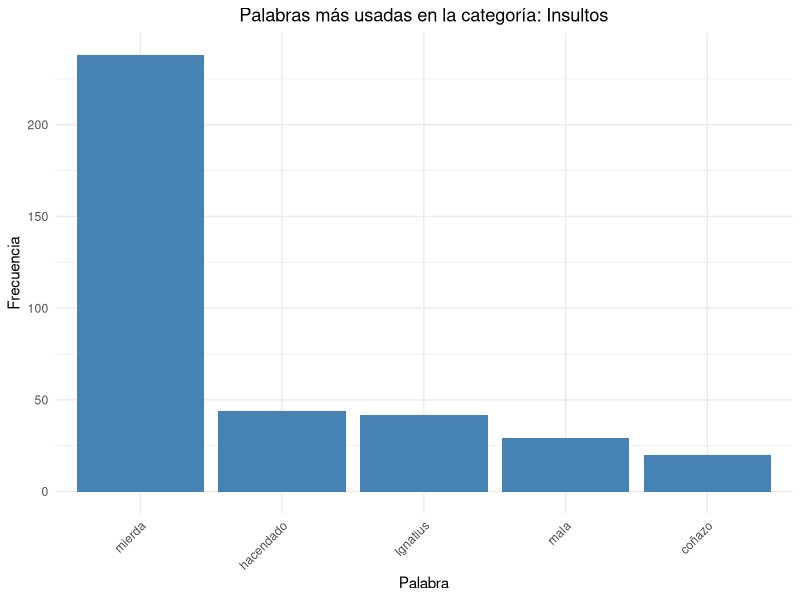
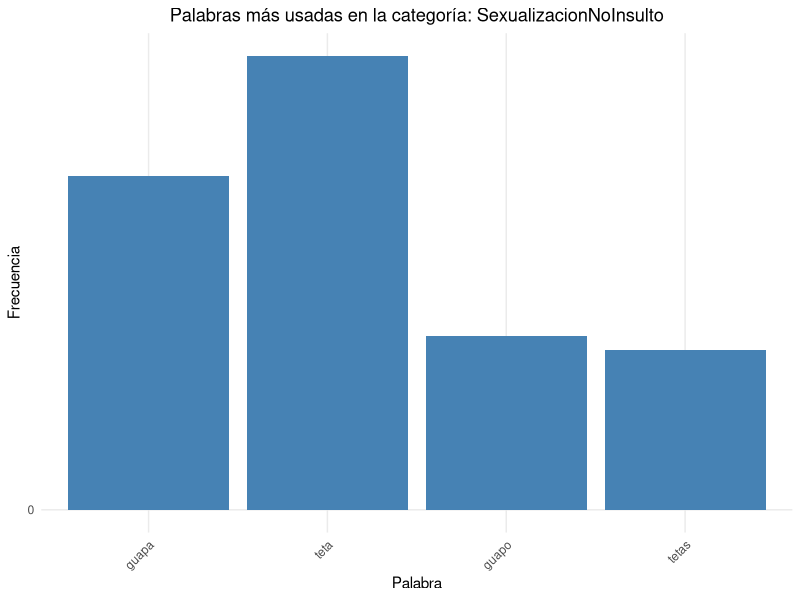
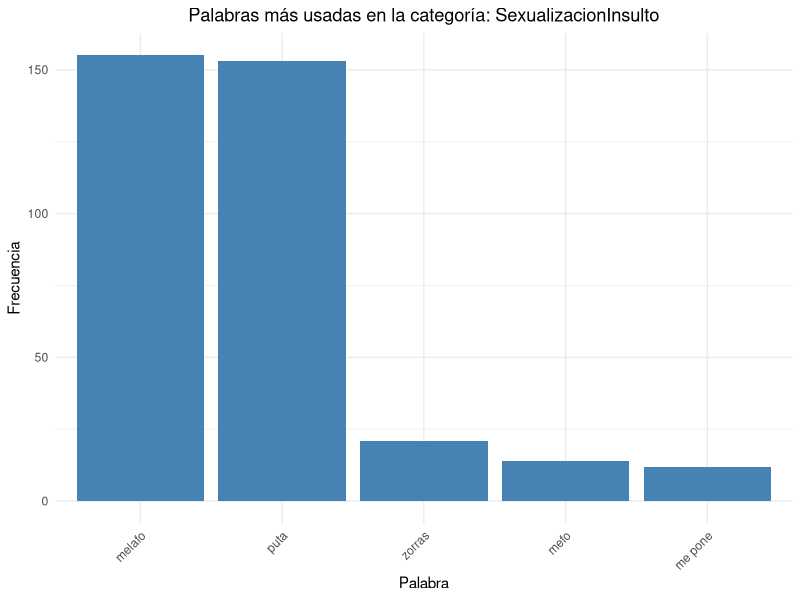
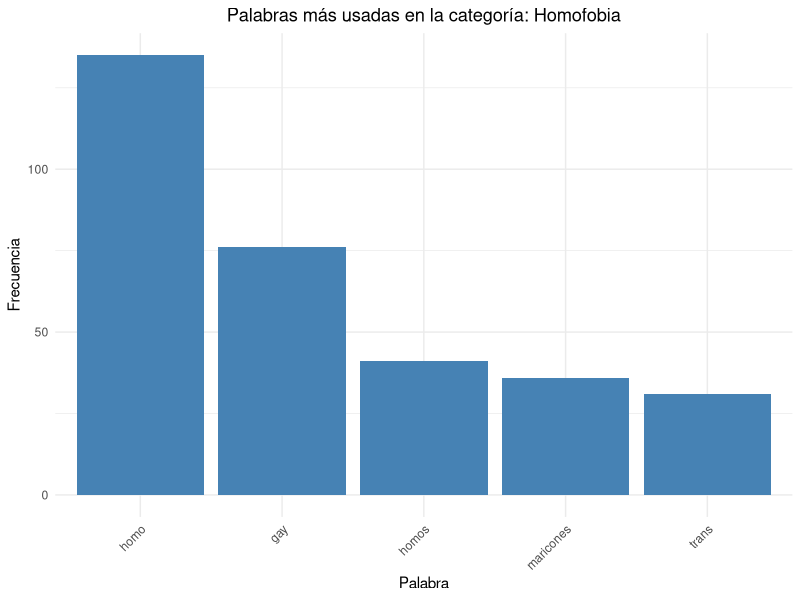
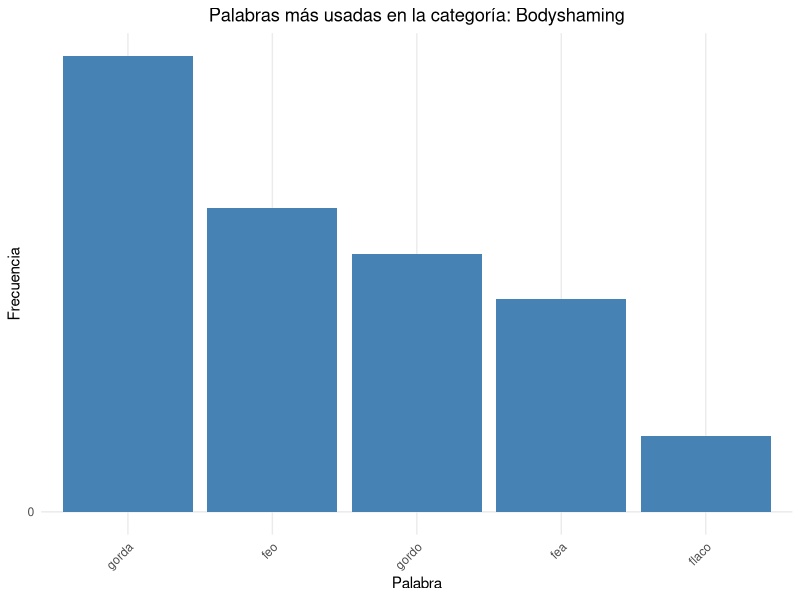
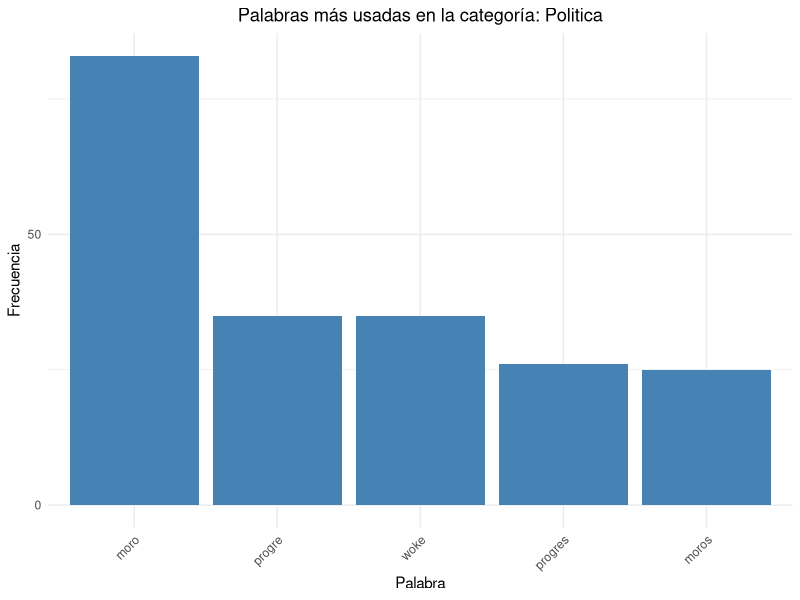
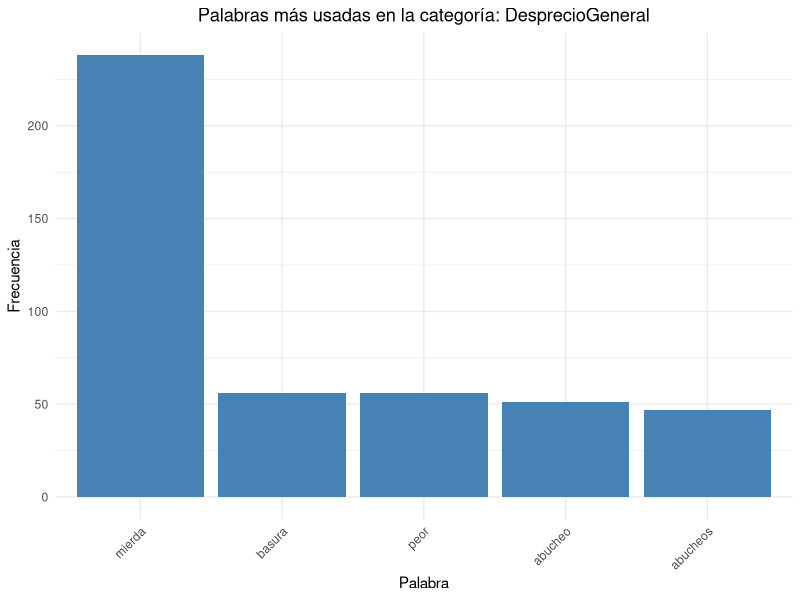

Write R code to recreate these figures, in order.
library(tidyverse)
library(readxl)
library(ggplot2)
library(stringr)


clean_data <- read_excel("ForoData.xlsx")

#DICCIONARIO, CAMBIAR CUANDO SE CAMBIE EL OTRO SCRIPT

library(tidyverse)
library(readxl)
library(ggplot2)
library(stringr)

clean_data <- read_excel("ForoData.xlsx")


#DICCIONARIO
Insultos=c("idiota", "idiotas", "estúpido", "estúpida", "estúpidos", "estúpidas", "imbécil", "imbéciles", "tonto", "tonta", "tontos", "tontas", "gilipollas", "capullo", "capulla", "capullos", "capullas", "payaso", "payasa", "payasos", "payasas", "cabrón", "cabrona", "cabrones", "cabronas", "subnormal", "subnormales", "hijo de puta", "hija de puta", "hijos de puta", "hijas de puta", "cretino", "cretina", "cretinos", "cretinas", "mamón", "mamona", "mamones", "mamonas", "caraculo", "caraculos", "miserable", "miserables", "bobo", "boba", "bobos", "bobas", "lameculos", "pelota", "pelotas", "soplagaitas", "cabestro", "cabestros", "tarado", "tarada", "tarados", "taradas", "jilipollas", "zángano", "zángana", "zánganos", "zánganas", "zopenco", "zopenca", "zopencos", "zopencas", "lechón", "lechona", "lechones", "lechonas", "cachondo", "cachonda", "cachondos", "cachondas", "pardillo", "pardilla", "pardillos", "pardillas", "desgraciado", "desgraciada", "desgraciados", "desgraciadas", "cenutrio", "cenutria", "cenutrios", "cenutrias", "petardo", "petarda", "petardos", "petardas", "chupatintas", "chupatintas", "mamonazo", "mamonaza", "mamonazos", "mamonazas", "mierda", "mierdas", "farsante", "farsantes", "gañán", "gañana", "gañanes", "gañanas", "mequetrefe", "mequetrefes", "botarate", "botarates", "tontolaba", "tontolabas", "imbécil de mierda", "imbéciles de mierda", "mocoso", "mocosa", "mocosos", "mocosas", "ñú", "ñús", "gilipuertas", "bocazas", "tontaina", "tontainas", "tontorrón", "tontorrona", "tontorróns", "tontorronas", "papanatas", "panoli", "panolis", "tontarra", "tontarras", "tolai", "tolais", "fantasma", "fantasmas", "cansino",
           "cansina", "cansinos", "cansinas", "estúpido de mierda", "estúpida de mierda", "estúpidos de mierda", "estúpidas de mierda", "matao", "mataos", "perroflauta", "perroflautas", "malnacido", "malnacida", "malnacidos", "malnacidas", "bastardo", "bastarda", "bastardos", "bastardas", "baboso", "babosa", "babosos", "babosas", "mosquita muerta", "mosquitas muertas", "metomentodo", "metomentodos", "penco", "penca", "pencos", "pencas", "bocachancla", "bocachanclas", "pesado", "pesada", "pesados", "pesadas", "puñetero", "puñetera", "puñeteros", "puñeteras", "petulante", "petulantes", "flipado", "flipada", "flipados", "flipadas", "creído", "creída", "creídos", "creídas", "patán", "patana", "patanes", "patanas", "merluzo", "merluza", "merluzos",
           "merluzas", "mongolo", "mongola", "mongolos", "mongolas", "patético", "patética", "patéticos", "patéticas", "pelagatos", "pelagatos", "cansao", "cansaos", "pelagambas", "pelagambas", "pegaplatos", "pegaplatos", "huevón", "huevona", "huevones", "huevonas", "pollaboba", "pollabobas", "tontolculo", "tontolculos", "chupaculos", "parguela", "parguelas", "gusano", "gusana", "gusanos", "gusanas", "tarugo", "taruga", "tarugos", "tarugas", "pelele", "peleles", "pelele de mierda", "peleles de mierda", "miserable de mierda", "miserables de mierda", "despojo", "despojos", "pelocha", "pelochas", "pelochera", "pelocheras", "casposo", "casposa", "casposos", "casposas", "gafapasta", "gafapastas", "gili", "gilis", "lamebotas", "cabezón", "cabezona", "cabezones", "cabzonas", "tocahuevos", "gordinflón", "gordinflona", "gordinflones", "gordinflonas", "cabeza de chorlito", "cabezas de chorlito", "mamón de mierda", "mamona de mierda", "mamones de mierda", "mamonas de mierda", "cacho carne", "cachos carne", "paquete", "paquetes", "inútil", "inútiles", "colgadera", "colgaderas", "espanto", "espanta", "espantos", "espantas", "odio", "odios", "extraterrestre", "extraterrestres", "floja", "flojas", "mala", "malas", "hacendado", "hacendada", "hacendados", "hacendadas", "ridícula", "ridículas", "cansino", "cansina", "cansinos", "cansinas", "coñazo", "coñazos", "tostón", "tostones", "chalada", "chaladas", "chiquilicuatre", "chiquilicuatres", "Ignatius", "chustas", "repelente", "repelentes", "fulano", "fulana", "fulanos", "fulanas")
SexualizacionNoInsulto = c("sexy", "sexys", "caliente", "calientes", "atractivo", "atractiva", "atractivos", "atractivas", "guapo", "guapa", "guapos", "guapas", "buenorro", "buenorra", "buenorros", "buenorras", "macizo", "maciza", "macizos", "macizas", "tetas", "lolas", "buenorra", "buenorras", "pibonazo", "pibonazos", "pezón", "pezones", "pechugona", "pechugonas", "jamona", "jamonas", "muslaco", "muslaca", "muslacos", "muslacas", "tetona", "tetonas", "tetillas", "tetilla", "tetitas", "tetita", "tetazas", "tetaza", "tetorro", "tetorros", "tetorras", "tetorra", "teta", "tetas", "tete", "tetas", "teto", "tetas", "teta", "tetas", "teton", "tetonas")
SexualizacionInsulto = c("puta", "putas", "zorras", "perra", "perras", "prostituta", "prostitutas", "ramera", "rameras", "furcia", "furcias", "meretriz", "meretrices", "buscona", "busconas", "buscones", "zorrita", "zorritas", "cachonda", "cachondas", "me pone", "pa ponerla mirando", "follable", "follables", "Pornhub", "melafo", "mefo", "Raluca", "estela reynolds", "empotrarla", "hembras", "perra", "perras", "fresco", "fresca", "frescos", "frescas")
Homofobia = c("maricón", "maricones", "gay", "gays", "gai", "gais", "marikon", "mariquita", "mariquitas", "maricona", "mariconas", "homo", "homos", "homovision", "mariflor", "mariflores", "Transexual", "Transexuales", "trans", "travolo", "travolos", "lgtbi", "plumovision", "Gayómetro")
Bodyshaming = c("gordo", "gorda", "gordos", "gordas", "flaco", "flaca", "flacos", "flacas", "peso", "pesos", "botox", "fea", "feas", "feo", "feos", "obeso", "obesa", "obesos", "obesas", "fofo", "fofa", "fofos", "fofas", "rechoncho", "rechoncha", "rechonchos", "rechonchas", "esquelético", "esquelética", "esqueléticos", "esqueléticas", "barrigón", "barrigona", "barrigones", "barrigonas", "anoréxico", "anoréxica", "anoréxicos", "anoréxicas", "demacrado", "demacrada", "demacrados", "demacradas", "escuálido", "escuálida", "escuálidos", "escuálidas", "mofletudo", "mofletuda", "mofletudos", "mofletudas", "fofisano", "fofisana", "fofisanos", "fofisanas")
Politica = c("gobierno", "gobiernos", "elección", "elecciones", "terrorista", "terroristas", "Netanhayu", "Netanyahu", "islam", "musulmán", "musulmana", "musulmanes", "musulmanas", "antisemita", "antisemitas", "jewrovision", "antiprogre", "antiprogres", "progre", "progres", "propalestina", "propalestinas", "guerra", "guerras", "proterrorista", "proterroristas", "sionista", "sionistas", "genocidio", "genocidios", "genocida", "genocidas", "musulmanismo", "morito", "moritos", "moro", "moros", "projudio", "projudios", "woke", "wokes")
DesprecioGeneral = c("horrible", "horribles", "abucheo", "abucheos", "next", "mierda", "mierdas", "imitación", "imitaciones", "imitador", "imitadora", "imitadores", "imitadoras", "peor", "peores", "fatal", "desafinando", "basura", "basuras", "frikada", "frikadas", "fricada", "fricadas", "friki", "frikis", "plagio", "plagios", "plagiado", "plagiada", "plagiados", "plagiadas", "copia", "copias", "truño", "truños", "aburre", "aburren", "aburrido", "aburrida", "aburridos", "aburridas", "tongo", "tongos", "tongazo", "tongazos", "aberración", "aberraciones", "despropósito", "despropósitos", "extraña", "extrañas", "extraño", "extraños", "grima", "asqueroso", "asquerosa", "asquerosos", "asquerosas", "asco", "ascos", "lamentable", "lamentables", "chapuza", "chapuzas", "troll", "trolls", "playback", "horror", "horrores")

diccionario <- list(
  Insultos = Insultos,
  SexualizacionNoInsulto = SexualizacionNoInsulto,
  SexualizacionInsulto = SexualizacionInsulto,
  Homofobia = Homofobia,
  Bodyshaming = Bodyshaming,
  Politica = Politica,
  DesprecioGeneral = DesprecioGeneral
)


# Función que cuenta las palabras de cada categoria

contar_palabras_por_categoria <- function(df, diccionario) {
  frecuencias <- lapply(diccionario, function(palabras) {
    sapply(palabras, function(palabra) {
      sum(str_count(df$Post, fixed(palabra, ignore_case = TRUE)), na.rm = TRUE)
    })
  })
  return(frecuencias)
}

# dataframe con las frecuencias de las palabras por categoria

frecuencias_categorias <- contar_palabras_por_categoria(clean_data, diccionario)

# dataframe con los resultados
detalle_palabras_df <- data.frame(
  Categoria = character(),
  Palabra = character(),
  Frecuencia = integer()
)

for (categoria in names(diccionario)) {
  palabras <- diccionario[[categoria]]
  frecuencias <- frecuencias_categorias[[categoria]]
  palabras_frecuentes <- sort(frecuencias[frecuencias > 0], decreasing = TRUE)
  top_palabras <- head(palabras_frecuentes, 5)
  if (length(top_palabras) > 0) {
    detalle_palabras_df <- bind_rows(detalle_palabras_df, 
                                     data.frame(Categoria = categoria,
                                                Palabra = names(top_palabras),
                                                Frecuencia = as.integer(top_palabras)))
  }
}

# crea graficos de cada categoria
categorias <- unique(detalle_palabras_df$Categoria)

for (categoria in categorias) {
  # categoria actual
  data_categoria <- detalle_palabras_df %>%
    filter(Categoria == categoria)
  
  # Crear gráfico y lo guarda en PNG
  PNG <- ggplot(data_categoria, aes(x = reorder(Palabra, -Frecuencia), y = Frecuencia)) +
    geom_bar(stat = "identity", fill = "steelblue") +
    labs(title = paste("Palabras más usadas en la categoría:", categoria),
         x = "Palabra",
         y = "Frecuencia") +
    scale_x_discrete() +
    scale_y_continuous(breaks = seq(0, max(data_categoria$Frecuencia, na.rm = TRUE), by = 50)) +
    theme_minimal() +
    theme(
      axis.text.x = element_text(angle = 45, hjust = 1),
      plot.title = element_text(hjust = 0.5)
    )
  
  # Guardar el gráfico
  ggsave(paste0("grafico_", categoria, ".png"), plot = PNG)
}
